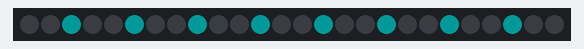
A sketch run on a simulated Arduino Uno, built for the host (arithmetic inside an expression is 32-bit, double 64-bit). On the bench: 26 RGB LEDs in strip order, left to right. Dim RGB values are drawn brighter than linear.

Above: at 3.07 s.
At 7.16 s:
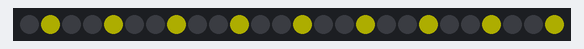
At 11.8 s:
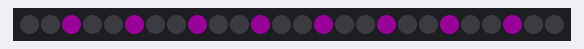
At 21.48 s:
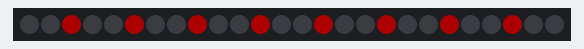
At 30.71 s:
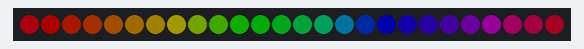
At 39.61 s:
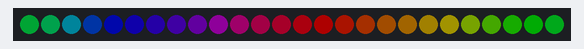

The sketch:

LED_WS2812.ino
```cpp
#include <FastLED.h>

// Define the number of LEDs and the data pin
#define NUM_LEDS 26
#define DATA_PIN 6

// Create an array of LEDs
CRGB leds[NUM_LEDS];

// Array of vibrant colors
const CRGB vibrantColors[] = {
  CRGB::Red,          // Red
  CRGB::Green,        // Green
  CRGB::Blue,         // Blue
  CRGB::Yellow,       // Yellow
  CRGB::Magenta,      // Magenta
  CRGB::Cyan,         // Cyan
  CRGB::Orange,       // Orange
  CRGB::Pink,         // Pink
  CRGB::Purple,       // Purple
  CRGB::Teal,         // Teal
  CRGB::White,        // White
  CRGB(255, 105, 180), // HotPink
  CRGB(0, 255, 255),  // Aqua
  CRGB(255, 69, 0),   // RedOrange
  CRGB(0, 255, 0),    // Lime
  CRGB(255, 20, 147)  // DeepPink
};

// Global brightness variable
uint8_t brightness = 50; // Set to 50% brightness by default

// Timing variables
unsigned long previousMillis = 0;
const long interval = 30000; // Interval to switch patterns (30 seconds)

int currentPattern = 0;

void setup() {
  // Initialize the FastLED library
  FastLED.addLeds<WS2812, DATA_PIN, GRB>(leds, NUM_LEDS);
  FastLED.setBrightness(brightness); // Set global brightness
}

void loop() {
  unsigned long currentMillis = millis();

  if (currentMillis - previousMillis >= interval) {
    previousMillis = currentMillis;
    currentPattern = (currentPattern + 1) % 2; // Cycle through 2 patterns
  }

  // Run the current pattern
  switch (currentPattern) {
    case 0:
      theaterChase();
      break;
    case 1:
      rainbow();
      break;
  }
}

// Pattern 1: Theater Chase
void theaterChase() {
  for (int j = 0; j < 10; j++) {
    for (int q = 0; q < 3; q++) {
      for (int i = 0; i < NUM_LEDS; i += 3) {
        leds[i + q] = vibrantColors[j % (sizeof(vibrantColors) / sizeof(vibrantColors[0]))];
      }
      FastLED.show();
      delay(100);
      for (int i = 0; i < NUM_LEDS; i += 3) {
        leds[i + q] = CRGB::Black;
      }
    }
  }
}

// Pattern 2: Rainbow
void rainbow() {
  for (int i = 0; i < NUM_LEDS; i++) {
    leds[i] = CHSV(((i * 256 / NUM_LEDS) + millis() / 10) % 255, 255, 255);
  }
  FastLED.show();
  delay(20); // Delay to control the speed of the rainbow effect
}
```
